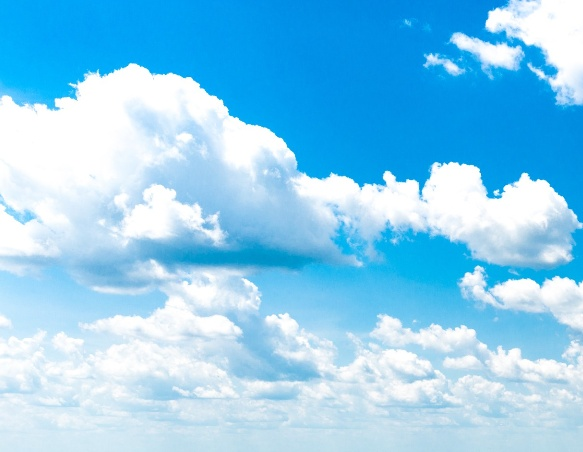
#> input picture processamento_morfologico/conteudos/nuvem.jpg, 583 x 452 px, found by its file name
$ python inserindo_formas_e_texto.py
#> lines starting #> are read from the running program, lines starting #| are printed output that depends on the picture; pictures that were not available may be replaced by others from this repository, and a replacement may not be noted
import cv2

#imagem

img = cv2.imread(r"processamento_morfologico\conteudos\nuvem.jpg")
#> img is the input picture: shape (452, 583, 3); mean B, G, R 240.8, 205, 137.7
#caso voce coloque a espesura negativa ele e preenchido


# OBS:
# Se a espessura for negativa (-1),
# a forma geométrica será preenchida

# rectangle(
# imagem,
# ponto inicial (x,y),
# ponto final (x,y),
# cor BGR,
# espessura
# )
cv2.rectangle(img, (25,25),(50,50), (0, 128, 0), -5)

# circle(
# imagem,
# centro,
# raio,
# cor BGR,
# espessura
# )

cv2.circle(img, (200,200), 50, (0,100,200),-1)

# line(
# imagem,
# ponto inicial,
# ponto final,
# cor,
# espessura
# )
cv2.line(img,(100,100), (300,300), (44,20,100), 3)

texto = "nuvem"
# putText(
# imagem,
# texto,
# posição,
# fonte,
# tamanho,
# cor,
# espessura
# )
cv2.putText(img,texto,(100,400),cv2.FONT_HERSHEY_SIMPLEX,2,(0, 128, 0),2)
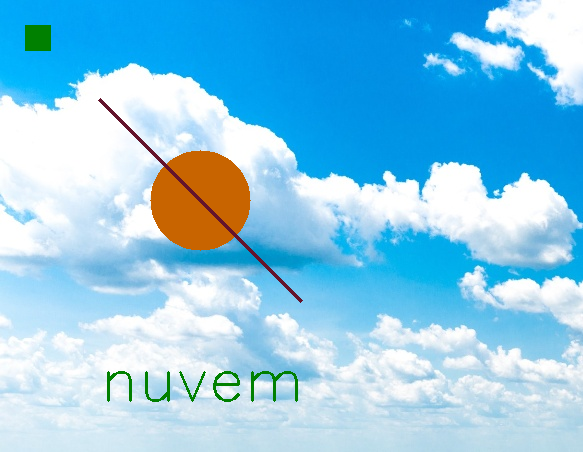
#> img: shape (452, 583, 3); mean B, G, R 231.3, 200.5, 137.2


cv2.imshow("imagem", img)
cv2.waitKey(0)

#video
video = cv2.VideoCapture(r"C:\Users\samue\Music\OpenCv\processamento_morfologico\conteudos\Twelve Dance.mp4")

while True:
    check, img = video.read()
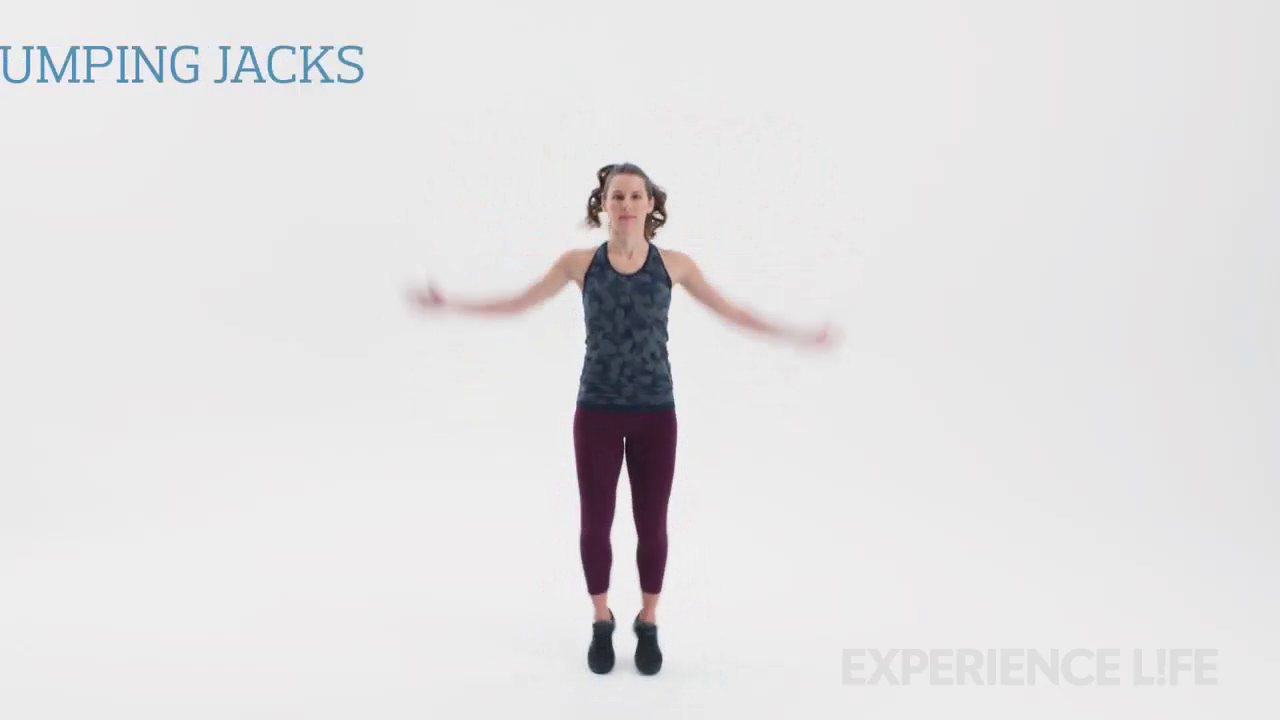
#> input picture frame 17 of Deteçcão_de_objetos_com_MediaPipe/projeto_contador_de_polichinelos/conteudo/ANEXO+polichinelos.mp4, 1280 x 720 px, given in place of Twelve Dance.mp4, which was not available
#> img is the input picture: shape (720, 1280, 3); mean B, G, R 226.6, 225.7, 226.7

    cv2.rectangle(img, (25,25),(50,50), (0, 128, 0), -5)

    cv2.circle(img, (200,200), 50, (0,100,200),-1)

    cv2.line(img,(100,100), (300,300), (44,20,100), 3)

    texto = "dance"

    cv2.putText(img,texto,(0,200),cv2.FONT_HERSHEY_SIMPLEX,2,(0, 128, 0),2)
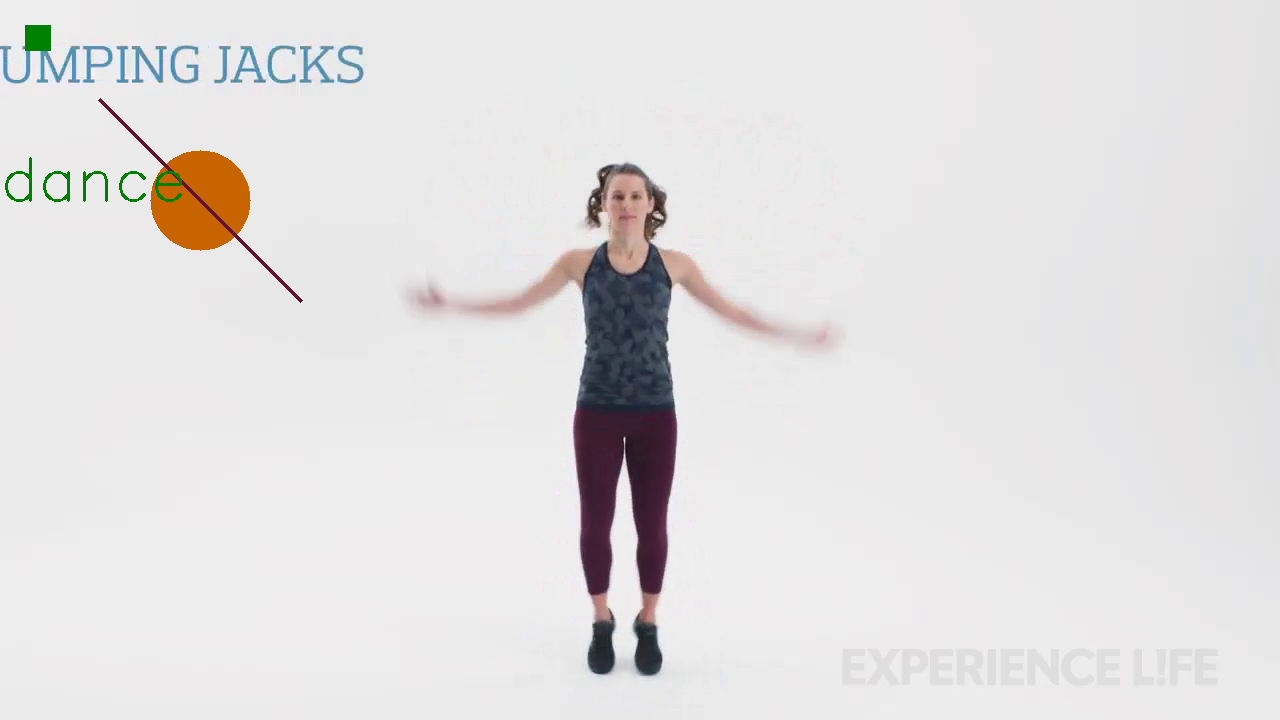
#> img: shape (720, 1280, 3); mean B, G, R 224.1, 224.2, 225.8
    cv2.imshow('dance',img)

# Se apertar ESC (27), fecha o vídeo
    if cv2.waitKey(10) == 27:
#> (key Esc is pressed here)
        break

video.release()
cv2.destroyAllWindows()
